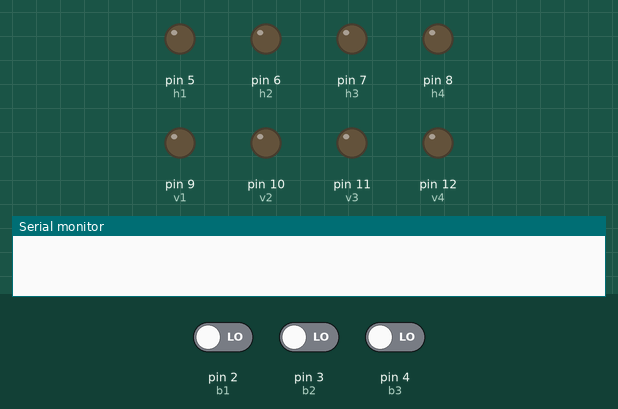
A sketch run on a simulated Arduino Uno, built with avr-gcc and run on an emulated ATmega328P. On the bench: output pins drawn as LEDs (lit = HIGH), the last lines printed to the serial monitor. The test bench sets the inputs (shaded band); at power-on: pin 2 (b1) LOW, pin 3 (b2) LOW, pin 4 (b3) LOW. Random numbers use the default seed unless the sketch sets one.

Above: at 2.2 s.
2.3 s: pin 2 (b1) driven HIGH
At 3.6 s:
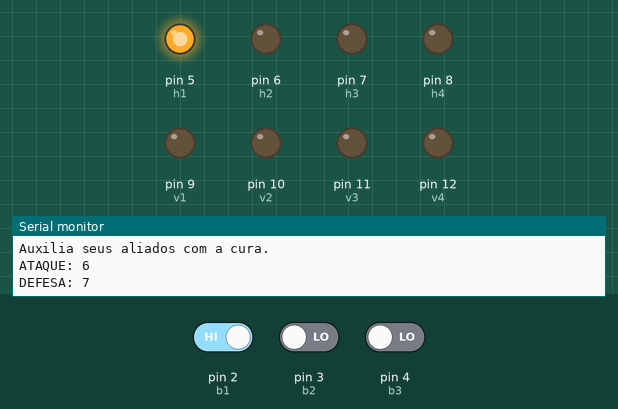
At 4.2 s:
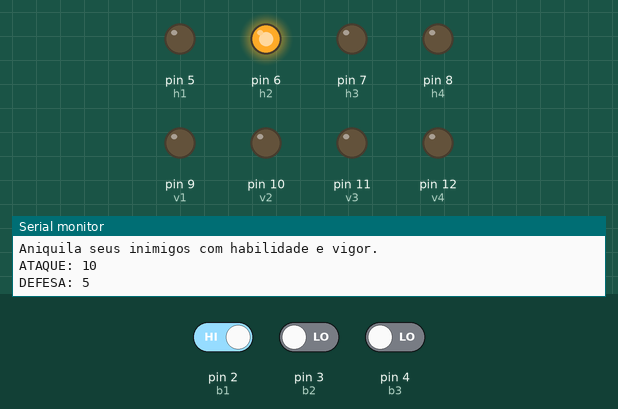
5.3 s: pin 3 (b2) driven HIGH
At 7.6 s:
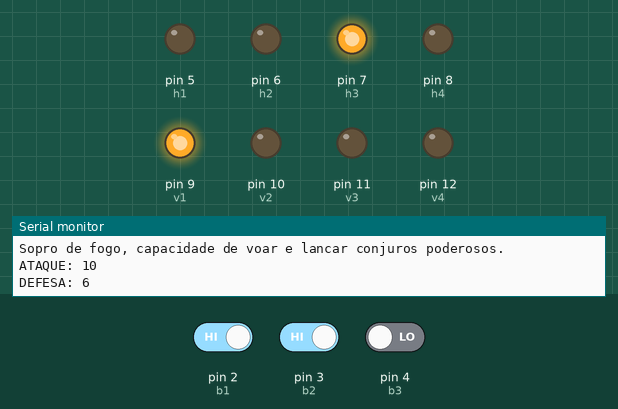
8.3 s: pin 4 (b3) driven HIGH
11.3 s: pin 2 (b1) driven LOW
Timing chart, 0 to 15.3 s (numbered marks = the images above; inputs shaded):
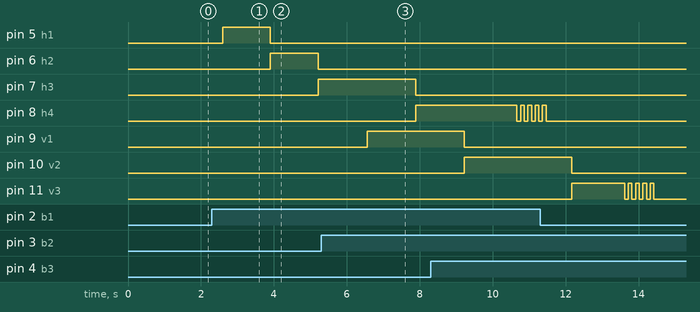

Measured:
- after the input at 2.3 s, pin 5 (h1): LOW → HIGH after 0.30 s, → LOW 1.3 s later; pin 6 (h2): LOW → HIGH after 1.6 s, → LOW 1.3 s later; pin 7 (h3): LOW → HIGH after 2.9 s
- after the input at 5.3 s, pin 9 (v1): LOW → HIGH after 1.3 s
- by itself, pin 11 (v3): repeats every 0.20 s: LOW 0.10 s, HIGH 0.10 s, until it stays LOW from 14.4 s

The sketch:

Jogo_RPG.ino
```cpp
//Pinos Botões
#define b1 2
#define b2 3
#define b3 4

//Pinos Heróis
#define h1 5
#define h2 6
#define h3 7
#define h4 8

//Pinos Vilões
#define v1 9
#define v2 10
#define v3 11
#define v4 12

int cont_b1 = 0;
int cont_b2 = 0;
int cont_b3 = 0;

bool continuar = true;

void setup() {
  Serial.begin(9600);
  delay(1000);

  pinMode(b1, INPUT);
  pinMode(b2, INPUT);
  pinMode(b3, INPUT);

  pinMode(h1, OUTPUT);
  pinMode(h2, OUTPUT);
  pinMode(h3, OUTPUT);
  pinMode(h4, OUTPUT);
  pinMode(v1, OUTPUT);
  pinMode(v2, OUTPUT);
  pinMode(v3, OUTPUT);
  pinMode(v4, OUTPUT);

}

void loop() {
  //Seleção dos personagens
  if(continuar){
    //Acender leds Heróis com descrição
    if (digitalRead(b1) == 1){ //Se o Botão 1 for apertado
      cont_b1 += 1;
      delay(300);

      if(cont_b1 > 4){ //Se apertar o Botão mais de 4 vezes
      cont_b1 = 1;
      }
      digitalWrite(h1, LOW);
      digitalWrite(h2, LOW);
      digitalWrite(h3, LOW);
      digitalWrite(h4, LOW);


      if (cont_b1 == 1) {
        digitalWrite(h1, HIGH);
        Serial.println("BARDO:");
        Serial.println("Auxilia seus aliados com a cura.");
        Serial.println("ATAQUE: 6");
        Serial.println("DEFESA: 7");
        Serial.println();
        delay(1000);
      }

      else if (cont_b1 == 2) {
        digitalWrite(h2, HIGH);
        Serial.println("GUERREIRO:");
        Serial.println("Aniquila seus inimigos com habilidade e vigor.");
        Serial.println("ATAQUE: 10");
        Serial.println("DEFESA: 5");
        Serial.println();
        delay(1000);
      }
      else if (cont_b1 == 3) {
        digitalWrite(h3, HIGH);
        Serial.println("BRUXO:");
        Serial.println("Conjura poderes sombrios para moldar o destino conforme sua vontade.");
        Serial.println("ATAQUE: 8");
        Serial.println("DEFESA: 7");
        Serial.println();
        delay(1000);
      }
      else if (cont_b1 == 4) {
        digitalWrite(h4, HIGH);
        Serial.println("FEITICEIRO:");
        Serial.println("Desencadeia magia natural de forma intuitiva e poderosa.");
        Serial.println("ATAQUE: 7");
        Serial.println("DEFESA: 8");
        Serial.println();
        delay(1000);
      }
    }
//------------------------------------------------------------------------------------------//
  //Acender leds Vilões com descrição
    if (digitalRead(b2) == 1){
      cont_b2 += 1;
      delay(300);

      if(cont_b2 > 4){
        cont_b2 = 1;
      }
      digitalWrite(v1, LOW);
      digitalWrite(v2, LOW);
      digitalWrite(v3, LOW);
      digitalWrite(v4, LOW);

      if (cont_b2 == 1) {
        digitalWrite(v1, HIGH);
        Serial.println("DRAGAO:");
        Serial.println("Sopro de fogo, capacidade de voar e lancar conjuros poderosos.");
        Serial.println("ATAQUE: 10");
        Serial.println("DEFESA: 6");
        Serial.println();
        delay(1000);
      }
      else if (cont_b2 == 2) {
        digitalWrite(v2, HIGH);
        Serial.println("GENERAL:");
        Serial.println("Comanda uma tropa de soldados de metal, temido por sua crueldade.");
        Serial.println("ATAQUE: 9");
        Serial.println("DEFESA: 7");
        Serial.println();
        delay(1000);
      }
      else if (cont_b2 == 3) {
        digitalWrite(v3, HIGH);
        Serial.println("MORTE:");
        Serial.println("Cavalga entre a vida e a morte, manipulando as trevas para subjugar seus inimigos.");
        Serial.println("ATAQUE: 9");
        Serial.println("DEFESA: 8");
        Serial.println();
        delay(1000);
      }
      else if (cont_b2 == 4) {
        digitalWrite(v4, HIGH);
        Serial.println("BRUXA:");
        Serial.println("Mestra das sombras, cria e utiliza magias sinistras para espalhar medo e concretizar objetivos sombrios.");
        Serial.println("ATAQUE: 10");
        Serial.println("DEFESA: 10");
        Serial.println();
        delay(1000);
      }
    }

//------------------------------------------------------------------------------------------//
  //Seleção dos Heróis
    if (digitalRead(b3) == 1){
      cont_b3 += 1;
      delay(300);

      if(cont_b3 == 1){
      //Piscar o led do herói selecionado
      if(cont_b1 == 1){
        piscarLED(h1);
        Serial.println("BARDO!!");
      } else if (cont_b1 == 2){
        piscarLED(h2);
        Serial.println("GUERREIRO!!");
      } else if(cont_b1 == 3){
        piscarLED(h3);
        Serial.println("BRUXO!!");
      } else if (cont_b1 == 4){
        piscarLED(h4);
        Serial.println("FEITICEIRO!!");
      }
    }
      //Seleção Vilões
      if(cont_b3 == 2){
        //Piscar o led do vilão selecionado
        if(cont_b2 == 1){
        piscarLED(v1);
        Serial.println("DRAGÃO!!");
        } else if(cont_b2 == 2){
        piscarLED(v2);
        Serial.println("GENERAL!!");
        } else if(cont_b2 == 3){
        piscarLED(v3);
        Serial.println("MORTE!!");
        } else if(cont_b2 == 4){
        piscarLED(v4);
        Serial.println("BRUXA!!");

        }

        Serial.println("Digite 1 para sair da selecao dos persongens ou 2 para continuar: ");
        while (Serial.available() == 0) {
        //Aguarda a entrada de valores do usuário
        }
        int exit = Serial.parseInt();

        if(exit == 1){
          continuar = false;
        }
        else{
          cont_b3 = 0;
        }
      }
    }
  }
  //Rola o dado após a escolha dos personagens
  if(digitalRead(b3) == 1){
    delay(300);
    dado(20);
  }

}

//Função para piscar o led do personagem escolhido
void piscarLED(int pino){
  Serial.print("Personagem Selecionado:");
  for (int i = 0; i < 5; i++){
    digitalWrite(pino, HIGH);
    delay(100);
    digitalWrite(pino, LOW);
    delay(100);
  }
}

//Função para sortear um número
void dado(int numero){
  int randomNumber = random(0, 20);
  Serial.println(randomNumber);
}
```
